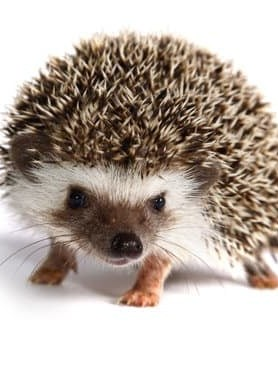
#> input picture gosum.jpg, 278 x 367 px, given in place of tracking2.avi, which was not available
$ python chap141.py
#> lines starting #> are read from the running program, lines starting #| are printed output that depends on the picture; after the words box and inside, x2 and y2 are one past the last pixel; in counts of white or black regions, pixels touching at a corner belong together
import cv2
import numpy as np

cap = cv2.VideoCapture('tracking2.avi')

while(cap.isOpened()):
    ret, frame = cap.read()
#> frame is the input picture: shape (367, 278, 3); mean B, G, R 161.7, 171.1, 183.2
    hsv = cv2.cvtColor(frame, cv2.COLOR_BGR2HSV)
#> hsv: shape (367, 278, 3); mean H, S, V 17.6, 50.5, 183.3

    # define range of blue color in HSV
    lower_yellow = np.array([20,100,100])
    upper_yellow = np.array([35,255,255])

    # Threshold the HSV image to get only blue colors
    mask = cv2.inRange(hsv, lower_yellow, upper_yellow)
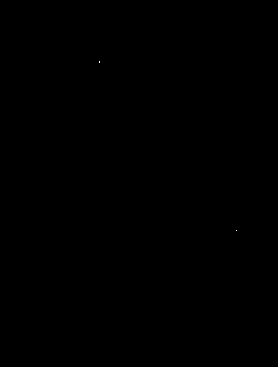
#> mask: shape (367, 278); 0% white in thin lines or dots, all inside (x1, y1, x2, y2) = (99, 61, 237, 231)

    # Bitwise-AND mask and original image
    res = cv2.bitwise_and(frame,frame, mask= mask)
    cv2.imshow('frame',frame)
    cv2.imshow('mask',mask)
    cv2.imshow('res',res)
    k = cv2.waitKey(5) & 0xFF
#> (key Esc is pressed here)
    if k == 27:
        break

cv2.destroyAllWindows()

$ run again, on homework3.png
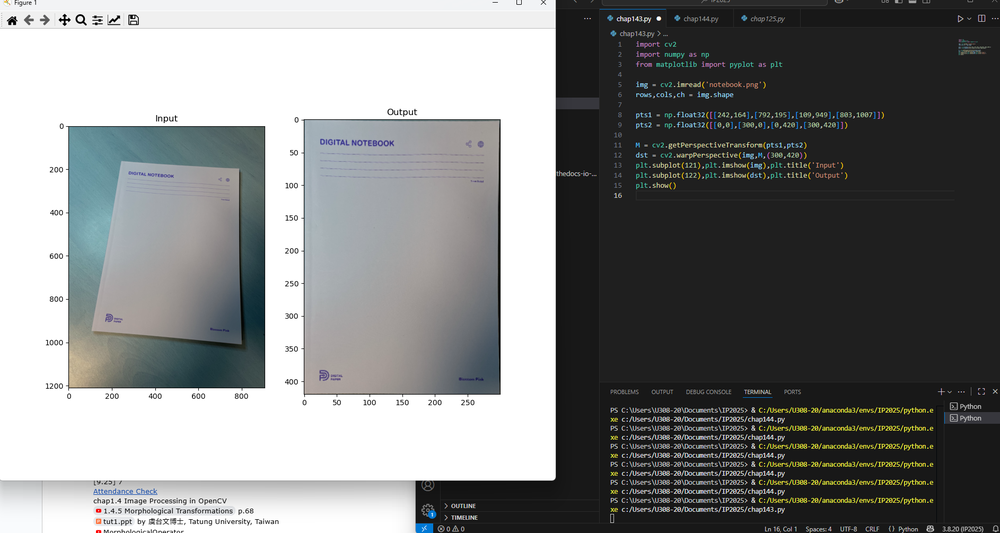
#> input picture homework3.png, 1000 x 533 px, shrunk from 1886 x 1005 before the run, given in place of tracking2.avi, which was not available
#> frame is the input picture: shape (533, 1000, 3); mean B, G, R 128.7, 129, 127.5
#> hsv: shape (533, 1000, 3); mean H, S, V 22.5, 13.1, 130.9
#> `mask = cv2.inRange(hsv, lower_yellow, upper_yellow)`:
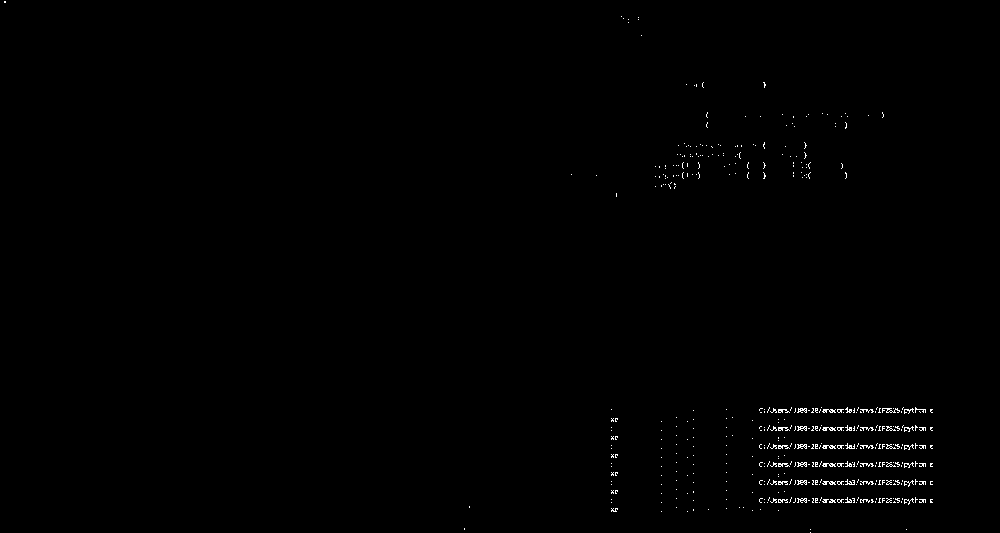
#> mask: shape (533, 1000); 0.51% white in thin lines or dots
